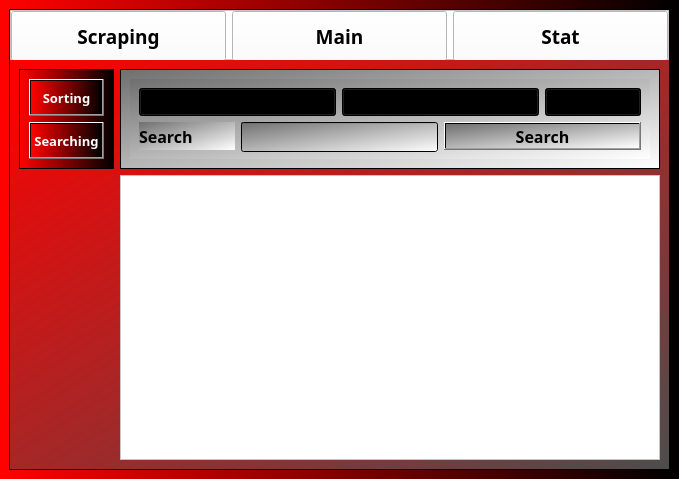
<?xml version="1.0" encoding="UTF-8"?>
<ui version="4.0">
 <class>MainWindow</class>
 <widget class="QMainWindow" name="MainWindow">
  <property name="geometry">
   <rect>
    <x>0</x>
    <y>0</y>
    <width>679</width>
    <height>479</height>
   </rect>
  </property>
  <property name="minimumSize">
   <size>
    <width>100</width>
    <height>200</height>
   </size>
  </property>
  <property name="font">
   <font>
    <family>JetBrains Mono NL SemiBold</family>
    <pointsize>12</pointsize>
    <weight>75</weight>
    <bold>true</bold>
   </font>
  </property>
  <property name="windowTitle">
   <string>TubeHarvest</string>
  </property>
  <property name="autoFillBackground">
   <bool>false</bool>
  </property>
  <property name="styleSheet">
   <string notr="true">background-color: qlineargradient(spread:pad, x1:0, y1:0, x2:1, y2:0, stop:0 rgba(255, 2, 0, 255), stop:1 rgba(0, 0, 0, 255));</string>
  </property>
  <property name="dockNestingEnabled">
   <bool>false</bool>
  </property>
  <widget class="QWidget" name="centralwidget">
   <layout class="QVBoxLayout" name="verticalLayout">
    <item>
     <widget class="QFrame" name="mainFrame">
      <property name="styleSheet">
       <string notr="true">background-color: qlineargradient(spread:pad, x1:0, y1:0, x2:1, y2:0, stop:0 rgba(255, 2, 0, 255), stop:1 rgba(0, 0, 0, 255));
border-color: rgb(0, 0, 0);</string>
      </property>
      <property name="frameShape">
       <enum>QFrame::StyledPanel</enum>
      </property>
      <property name="frameShadow">
       <enum>QFrame::Raised</enum>
      </property>
      <layout class="QVBoxLayout" name="verticalLayout_2" stretch="0,0">
       <property name="spacing">
        <number>0</number>
       </property>
       <property name="leftMargin">
        <number>0</number>
       </property>
       <property name="topMargin">
        <number>0</number>
       </property>
       <property name="rightMargin">
        <number>0</number>
       </property>
       <property name="bottomMargin">
        <number>0</number>
       </property>
       <item>
        <widget class="QFrame" name="Tabs">
         <property name="minimumSize">
          <size>
           <width>0</width>
           <height>0</height>
          </size>
         </property>
         <property name="maximumSize">
          <size>
           <width>16777215</width>
           <height>50</height>
          </size>
         </property>
         <property name="styleSheet">
          <string notr="true">color: qlineargradient(spread:pad, x1:0, y1:0, x2:1, y2:0, stop:0 rgba(255, 2, 0, 255), stop:1 rgba(0, 0, 0, 255));
background-color: rgb(255, 255, 255);</string>
         </property>
         <property name="frameShape">
          <enum>QFrame::StyledPanel</enum>
         </property>
         <property name="frameShadow">
          <enum>QFrame::Raised</enum>
         </property>
         <layout class="QHBoxLayout" name="horizontalLayout">
          <property name="leftMargin">
           <number>0</number>
          </property>
          <property name="topMargin">
           <number>0</number>
          </property>
          <property name="rightMargin">
           <number>0</number>
          </property>
          <property name="bottomMargin">
           <number>0</number>
          </property>
          <item alignment="Qt::AlignTop">
           <widget class="QPushButton" name="scraping_btn">
            <property name="minimumSize">
             <size>
              <width>0</width>
              <height>50</height>
             </size>
            </property>
            <property name="maximumSize">
             <size>
              <width>16777215</width>
              <height>100</height>
             </size>
            </property>
            <property name="font">
             <font>
              <family>JetBrains Mono SemiBold</family>
              <pointsize>14</pointsize>
              <weight>75</weight>
              <bold>true</bold>
             </font>
            </property>
            <property name="text">
             <string>Scraping</string>
            </property>
           </widget>
          </item>
          <item alignment="Qt::AlignTop">
           <widget class="QPushButton" name="main_btn">
            <property name="minimumSize">
             <size>
              <width>0</width>
              <height>50</height>
             </size>
            </property>
            <property name="maximumSize">
             <size>
              <width>16777215</width>
              <height>100</height>
             </size>
            </property>
            <property name="font">
             <font>
              <family>JetBrains Mono SemiBold</family>
              <pointsize>14</pointsize>
              <weight>75</weight>
              <bold>true</bold>
             </font>
            </property>
            <property name="text">
             <string>Main</string>
            </property>
           </widget>
          </item>
          <item alignment="Qt::AlignTop">
           <widget class="QPushButton" name="stat_btn">
            <property name="minimumSize">
             <size>
              <width>0</width>
              <height>50</height>
             </size>
            </property>
            <property name="maximumSize">
             <size>
              <width>16777215</width>
              <height>100</height>
             </size>
            </property>
            <property name="font">
             <font>
              <family>JetBrains Mono SemiBold</family>
              <pointsize>14</pointsize>
              <weight>75</weight>
              <bold>true</bold>
             </font>
            </property>
            <property name="text">
             <string>Stat</string>
            </property>
           </widget>
          </item>
         </layout>
        </widget>
       </item>
       <item>
        <widget class="QStackedWidget" name="stackedWidget">
         <property name="toolTip">
          <string>&lt;html&gt;&lt;head/&gt;&lt;body&gt;&lt;p&gt;&lt;img src=&quot;:/youtube/youtube.png&quot;/&gt;&lt;img src=&quot;:/youtube/youtube.png&quot;/&gt;&lt;/p&gt;&lt;/body&gt;&lt;/html&gt;</string>
         </property>
         <property name="styleSheet">
          <string notr="true"/>
         </property>
         <property name="currentIndex">
          <number>1</number>
         </property>
         <widget class="QWidget" name="logo">
          <layout class="QVBoxLayout" name="verticalLayout_9"/>
         </widget>
         <widget class="QWidget" name="central_main">
          <property name="styleSheet">
           <string notr="true">background-color: qlineargradient(spread:pad, x1:0, y1:0, x2:1, y2:1, stop:0 rgba(255, 0, 0, 255), stop:1 rgba(77, 77, 77, 255));</string>
          </property>
          <layout class="QGridLayout" name="gridLayout">
           <item row="1" column="1">
            <layout class="QVBoxLayout" name="verticalLayout_4">
             <item>
              <widget class="QTableView" name="tableView">
               <property name="minimumSize">
                <size>
                 <width>0</width>
                 <height>0</height>
                </size>
               </property>
               <property name="font">
                <font>
                 <family>JetBrains Mono NL SemiBold</family>
                 <pointsize>10</pointsize>
                 <weight>75</weight>
                 <bold>true</bold>
                </font>
               </property>
               <property name="styleSheet">
                <string notr="true">background: rgb(255, 255, 255)</string>
               </property>
              </widget>
             </item>
            </layout>
           </item>
           <item row="0" column="0">
            <widget class="QFrame" name="Side_panel">
             <property name="maximumSize">
              <size>
               <width>100</width>
               <height>16777215</height>
              </size>
             </property>
             <property name="styleSheet">
              <string notr="true">color: qlineargradient(spread:pad, x1:0, y1:0, x2:1, y2:0, stop:0 rgba(255, 2, 0, 255), stop:1 rgba(0, 0, 0, 255));
background-color: qlineargradient(spread:pad, x1:0, y1:0, x2:1, y2:0, stop:0 rgba(255, 2, 0, 255), stop:1 rgba(0, 0, 0, 255));</string>
             </property>
             <property name="frameShape">
              <enum>QFrame::StyledPanel</enum>
             </property>
             <property name="frameShadow">
              <enum>QFrame::Raised</enum>
             </property>
             <layout class="QVBoxLayout" name="verticalLayout_3">
              <item>
               <widget class="QPushButton" name="sorting_btn">
                <property name="maximumSize">
                 <size>
                  <width>16777215</width>
                  <height>100</height>
                 </size>
                </property>
                <property name="font">
                 <font>
                  <family>JetBrains Mono NL SemiBold</family>
                  <pointsize>10</pointsize>
                  <weight>75</weight>
                  <bold>true</bold>
                 </font>
                </property>
                <property name="styleSheet">
                 <string notr="true">color : rgb(255, 255, 255)</string>
                </property>
                <property name="text">
                 <string>Sorting</string>
                </property>
               </widget>
              </item>
              <item>
               <widget class="QPushButton" name="searching_btn">
                <property name="maximumSize">
                 <size>
                  <width>100</width>
                  <height>100</height>
                 </size>
                </property>
                <property name="font">
                 <font>
                  <family>JetBrains Mono NL SemiBold</family>
                  <pointsize>10</pointsize>
                  <weight>75</weight>
                  <bold>true</bold>
                 </font>
                </property>
                <property name="styleSheet">
                 <string notr="true">color : rgb(255, 255, 255)</string>
                </property>
                <property name="text">
                 <string>Searching</string>
                </property>
               </widget>
              </item>
             </layout>
            </widget>
           </item>
           <item row="0" column="1">
            <widget class="QFrame" name="Options">
             <property name="maximumSize">
              <size>
               <width>16777215</width>
               <height>100</height>
              </size>
             </property>
             <property name="styleSheet">
              <string notr="true">background-color: qlineargradient(spread:pad, x1:0, y1:0, x2:1, y2:1, stop:0 rgba(111, 111, 111, 255), stop:1 rgba(255, 255, 255, 255));</string>
             </property>
             <property name="frameShape">
              <enum>QFrame::StyledPanel</enum>
             </property>
             <property name="frameShadow">
              <enum>QFrame::Raised</enum>
             </property>
             <layout class="QVBoxLayout" name="verticalLayout_5">
              <item>
               <widget class="QStackedWidget" name="Options_stack">
                <property name="currentIndex">
                 <number>1</number>
                </property>
                <widget class="QWidget" name="sorting">
                 <layout class="QGridLayout" name="gridLayout_2">
                  <item row="0" column="0" colspan="2">
                   <widget class="QComboBox" name="column_cb">
                    <property name="font">
                     <font>
                      <family>JetBrains Mono NL SemiBold</family>
                      <pointsize>12</pointsize>
                      <weight>75</weight>
                      <bold>true</bold>
                     </font>
                    </property>
                    <item>
                     <property name="text">
                      <string>Links</string>
                     </property>
                    </item>
                    <item>
                     <property name="text">
                      <string>Channel</string>
                     </property>
                    </item>
                    <item>
                     <property name="text">
                      <string>Subscribers</string>
                     </property>
                    </item>
                    <item>
                     <property name="text">
                      <string>Title</string>
                     </property>
                    </item>
                    <item>
                     <property name="text">
                      <string>Likes</string>
                     </property>
                    </item>
                    <item>
                     <property name="text">
                      <string>Duration</string>
                     </property>
                    </item>
                    <item>
                     <property name="text">
                      <string>Views</string>
                     </property>
                    </item>
                    <item>
                     <property name="text">
                      <string>Comments</string>
                     </property>
                    </item>
                   </widget>
                  </item>
                  <item row="0" column="2" colspan="2">
                   <widget class="QComboBox" name="algorithm_cb">
                    <property name="minimumSize">
                     <size>
                      <width>300</width>
                      <height>0</height>
                     </size>
                    </property>
                    <property name="font">
                     <font>
                      <family>JetBrains Mono NL SemiBold</family>
                      <pointsize>12</pointsize>
                      <weight>75</weight>
                      <bold>true</bold>
                     </font>
                    </property>
                    <item>
                     <property name="text">
                      <string>Selection Sort</string>
                     </property>
                    </item>
                    <item>
                     <property name="text">
                      <string>Bubble Sort</string>
                     </property>
                    </item>
                    <item>
                     <property name="text">
                      <string>Insertion Sort</string>
                     </property>
                    </item>
                    <item>
                     <property name="text">
                      <string>Merge Sort</string>
                     </property>
                    </item>
                    <item>
                     <property name="text">
                      <string>HybridMerge Sort</string>
                     </property>
                    </item>
                    <item>
                     <property name="text">
                      <string>Quick Sort</string>
                     </property>
                    </item>
                    <item>
                     <property name="text">
                      <string>Heap Sort</string>
                     </property>
                    </item>
                    <item>
                     <property name="text">
                      <string>Brick Sort</string>
                     </property>
                    </item>
                    <item>
                     <property name="text">
                      <string>Counting Sort</string>
                     </property>
                    </item>
                    <item>
                     <property name="text">
                      <string>Radix Sort</string>
                     </property>
                    </item>
                    <item>
                     <property name="text">
                      <string>Bucket Sort</string>
                     </property>
                    </item>
                    <item>
                     <property name="text">
                      <string>PigeonHole Sort</string>
                     </property>
                    </item>
                    <item>
                     <property name="text">
                      <string>Bead Sort</string>
                     </property>
                    </item>
                   </widget>
                  </item>
                  <item row="0" column="4">
                   <widget class="QPushButton" name="lvl_btn">
                    <property name="font">
                     <font>
                      <family>JetBrains Mono NL SemiBold</family>
                      <pointsize>12</pointsize>
                      <weight>75</weight>
                      <bold>true</bold>
                     </font>
                    </property>
                    <property name="text">
                     <string>Select Level</string>
                    </property>
                   </widget>
                  </item>
                  <item row="1" column="0">
                   <widget class="QLabel" name="label_2">
                    <property name="font">
                     <font>
                      <family>JetBrains Mono NL SemiBold</family>
                      <pointsize>12</pointsize>
                      <weight>75</weight>
                      <bold>true</bold>
                     </font>
                    </property>
                    <property name="text">
                     <string>Time Taken</string>
                    </property>
                   </widget>
                  </item>
                  <item row="1" column="1" colspan="2">
                   <widget class="QLabel" name="time_lbl">
                    <property name="maximumSize">
                     <size>
                      <width>16777215</width>
                      <height>30</height>
                     </size>
                    </property>
                    <property name="font">
                     <font>
                      <family>JetBrains Mono NL SemiBold</family>
                      <pointsize>12</pointsize>
                      <weight>75</weight>
                      <bold>true</bold>
                     </font>
                    </property>
                    <property name="text">
                     <string/>
                    </property>
                   </widget>
                  </item>
                  <item row="1" column="3">
                   <widget class="QRadioButton" name="radioButton">
                    <property name="font">
                     <font>
                      <family>JetBrains Mono NL SemiBold</family>
                      <pointsize>12</pointsize>
                      <weight>75</weight>
                      <bold>true</bold>
                     </font>
                    </property>
                    <property name="text">
                     <string>Ascending</string>
                    </property>
                    <property name="checked">
                     <bool>true</bool>
                    </property>
                   </widget>
                  </item>
                  <item row="1" column="4">
                   <widget class="QRadioButton" name="radioButton_2">
                    <property name="font">
                     <font>
                      <family>JetBrains Mono NL SemiBold</family>
                      <pointsize>12</pointsize>
                      <weight>75</weight>
                      <bold>true</bold>
                     </font>
                    </property>
                    <property name="text">
                     <string>Descending</string>
                    </property>
                    <property name="checked">
                     <bool>false</bool>
                    </property>
                   </widget>
                  </item>
                 </layout>
                </widget>
                <widget class="QWidget" name="search">
                 <layout class="QGridLayout" name="gridLayout_3">
                  <item row="0" column="0" colspan="2">
                   <widget class="QComboBox" name="column_cb_2">
                    <property name="font">
                     <font>
                      <family>JetBrains Mono NL SemiBold</family>
                      <pointsize>12</pointsize>
                      <weight>75</weight>
                      <bold>true</bold>
                     </font>
                    </property>
                   </widget>
                  </item>
                  <item row="0" column="2" colspan="2">
                   <widget class="QComboBox" name="algorithm_cb_2">
                    <property name="font">
                     <font>
                      <family>JetBrains Mono NL SemiBold</family>
                      <pointsize>12</pointsize>
                      <weight>75</weight>
                      <bold>true</bold>
                     </font>
                    </property>
                   </widget>
                  </item>
                  <item row="0" column="4">
                   <widget class="QComboBox" name="filter_cb">
                    <property name="font">
                     <font>
                      <family>JetBrains Mono NL SemiBold</family>
                      <pointsize>12</pointsize>
                      <weight>75</weight>
                      <bold>true</bold>
                     </font>
                    </property>
                   </widget>
                  </item>
                  <item row="1" column="0">
                   <widget class="QLabel" name="label">
                    <property name="font">
                     <font>
                      <family>JetBrains Mono NL SemiBold</family>
                      <pointsize>12</pointsize>
                      <weight>75</weight>
                      <bold>true</bold>
                     </font>
                    </property>
                    <property name="text">
                     <string>Search</string>
                    </property>
                   </widget>
                  </item>
                  <item row="1" column="1" colspan="2">
                   <widget class="QLineEdit" name="search_tb">
                    <property name="minimumSize">
                     <size>
                      <width>35</width>
                      <height>30</height>
                     </size>
                    </property>
                    <property name="maximumSize">
                     <size>
                      <width>300</width>
                      <height>16777215</height>
                     </size>
                    </property>
                   </widget>
                  </item>
                  <item row="1" column="3" colspan="2">
                   <widget class="QPushButton" name="search_btn_2">
                    <property name="font">
                     <font>
                      <family>JetBrains Mono NL SemiBold</family>
                      <pointsize>12</pointsize>
                      <weight>75</weight>
                      <bold>true</bold>
                     </font>
                    </property>
                    <property name="text">
                     <string>Search</string>
                    </property>
                   </widget>
                  </item>
                 </layout>
                </widget>
               </widget>
              </item>
             </layout>
            </widget>
           </item>
          </layout>
         </widget>
         <widget class="QWidget" name="scraping">
          <layout class="QVBoxLayout" name="verticalLayout_6">
           <item>
            <layout class="QHBoxLayout" name="horizontalLayout_2">
             <item>
              <widget class="QPushButton" name="start_btn">
               <property name="minimumSize">
                <size>
                 <width>10</width>
                 <height>50</height>
                </size>
               </property>
               <property name="font">
                <font>
                 <family>JetBrains Mono NL SemiBold</family>
                 <pointsize>12</pointsize>
                 <weight>75</weight>
                 <bold>true</bold>
                </font>
               </property>
               <property name="styleSheet">
                <string notr="true">QPushButton {
border-radius: 10px;

background-color: qlineargradient(spread:pad, x1:0, y1:0, x2:1, y2:1, stop:0 rgba(111, 111, 111, 255), stop:1 rgba(255, 255, 255, 255));
        }

QPushButton:hover {
	color: red;
        }
QPushButton:pressed {
	color: red;
background-color:rgb(255, 255, 255)
        }
</string>
               </property>
               <property name="text">
                <string>Start</string>
               </property>
              </widget>
             </item>
             <item>
              <widget class="QPushButton" name="pause_btn">
               <property name="minimumSize">
                <size>
                 <width>10</width>
                 <height>50</height>
                </size>
               </property>
               <property name="font">
                <font>
                 <family>JetBrains Mono NL SemiBold</family>
                 <pointsize>12</pointsize>
                 <weight>75</weight>
                 <bold>true</bold>
                </font>
               </property>
               <property name="styleSheet">
                <string notr="true">QPushButton {
border-radius: 10px;

background-color: qlineargradient(spread:pad, x1:0, y1:0, x2:1, y2:1, stop:0 rgba(111, 111, 111, 255), stop:1 rgba(255, 255, 255, 255));
        }

QPushButton:hover {
	color: red;
        }
QPushButton:pressed {
	color: red;
background-color:rgb(255, 255, 255)
        }
</string>
               </property>
               <property name="text">
                <string>Pause</string>
               </property>
              </widget>
             </item>
             <item>
              <widget class="QPushButton" name="resume_btn">
               <property name="minimumSize">
                <size>
                 <width>10</width>
                 <height>50</height>
                </size>
               </property>
               <property name="font">
                <font>
                 <family>JetBrains Mono NL SemiBold</family>
                 <pointsize>12</pointsize>
                 <weight>75</weight>
                 <bold>true</bold>
                </font>
               </property>
               <property name="styleSheet">
                <string notr="true">QPushButton {
border-radius: 10px;

background-color: qlineargradient(spread:pad, x1:0, y1:0, x2:1, y2:1, stop:0 rgba(111, 111, 111, 255), stop:1 rgba(255, 255, 255, 255));
        }

QPushButton:hover {
	color: red;
        }
QPushButton:pressed {
	color: red;
background-color:rgb(255, 255, 255)
        }
</string>
               </property>
               <property name="text">
                <string>Resume</string>
               </property>
              </widget>
             </item>
             <item>
              <widget class="QPushButton" name="stop_btn">
               <property name="minimumSize">
                <size>
                 <width>10</width>
                 <height>50</height>
                </size>
               </property>
               <property name="font">
                <font>
                 <family>JetBrains Mono NL SemiBold</family>
                 <pointsize>12</pointsize>
                 <weight>75</weight>
                 <bold>true</bold>
                </font>
               </property>
               <property name="styleSheet">
                <string notr="true">QPushButton {
border-radius: 10px;

background-color: qlineargradient(spread:pad, x1:0, y1:0, x2:1, y2:1, stop:0 rgba(111, 111, 111, 255), stop:1 rgba(255, 255, 255, 255));
        }

QPushButton:hover {
	color: red;
        }
QPushButton:pressed {
	color: red;
background-color:rgb(255, 255, 255)
        }
</string>
               </property>
               <property name="text">
                <string>Stop</string>
               </property>
              </widget>
             </item>
            </layout>
           </item>
           <item>
            <widget class="QProgressBar" name="progressBar">
             <property name="minimumSize">
              <size>
               <width>0</width>
               <height>35</height>
              </size>
             </property>
             <property name="font">
              <font>
               <family>JetBrains Mono NL SemiBold</family>
               <pointsize>14</pointsize>
               <weight>75</weight>
               <bold>true</bold>
              </font>
             </property>
             <property name="styleSheet">
              <string notr="true">QProgressBar
{
border: solid grey;
border-radius: 10px;
color: #ff0000;
text-align : center;
background-color: rgb(0, 0, 0);
}
QProgressBar::chunk 
{
background-color: #888888;
border-radius :10px;
}  
</string>
             </property>
             <property name="value">
              <number>24</number>
             </property>
            </widget>
           </item>
          </layout>
         </widget>
         <widget class="QWidget" name="stat">
          <layout class="QVBoxLayout" name="verticalLayout_8">
           <item>
            <layout class="QVBoxLayout" name="verticalLayout_7">
             <property name="spacing">
              <number>0</number>
             </property>
             <item>
              <widget class="QLabel" name="label_3">
               <property name="maximumSize">
                <size>
                 <width>16777215</width>
                 <height>20</height>
                </size>
               </property>
               <property name="font">
                <font>
                 <family>JetBrains Mono SemiBold</family>
                 <pointsize>12</pointsize>
                 <weight>75</weight>
                 <bold>true</bold>
                </font>
               </property>
               <property name="text">
                <string>Enter URL1</string>
               </property>
              </widget>
             </item>
             <item>
              <widget class="QLineEdit" name="url1_tb">
               <property name="minimumSize">
                <size>
                 <width>0</width>
                 <height>35</height>
                </size>
               </property>
               <property name="font">
                <font>
                 <family>JetBrains Mono NL SemiBold</family>
                 <pointsize>12</pointsize>
                 <weight>75</weight>
                 <bold>true</bold>
                </font>
               </property>
              </widget>
             </item>
             <item>
              <widget class="QLabel" name="label_4">
               <property name="maximumSize">
                <size>
                 <width>16777215</width>
                 <height>20</height>
                </size>
               </property>
               <property name="font">
                <font>
                 <family>JetBrains Mono SemiBold</family>
                 <pointsize>12</pointsize>
                 <weight>75</weight>
                 <bold>true</bold>
                </font>
               </property>
               <property name="text">
                <string>Enter URL2</string>
               </property>
              </widget>
             </item>
             <item>
              <widget class="QLineEdit" name="url2_tb">
               <property name="minimumSize">
                <size>
                 <width>0</width>
                 <height>35</height>
                </size>
               </property>
               <property name="font">
                <font>
                 <family>JetBrains Mono NL SemiBold</family>
                 <pointsize>12</pointsize>
                 <weight>75</weight>
                 <bold>true</bold>
                </font>
               </property>
              </widget>
             </item>
            </layout>
           </item>
           <item>
            <widget class="QPushButton" name="stat_btn_2">
             <property name="minimumSize">
              <size>
               <width>150</width>
               <height>35</height>
              </size>
             </property>
             <property name="font">
              <font>
               <family>JetBrains Mono NL SemiBold</family>
               <pointsize>12</pointsize>
               <weight>75</weight>
               <bold>true</bold>
              </font>
             </property>
             <property name="styleSheet">
              <string notr="true">QPushButton {
border-radius: 10px;

background-color: qlineargradient(spread:pad, x1:0, y1:0, x2:1, y2:1, stop:0 rgba(111, 111, 111, 255), stop:1 rgba(255, 255, 255, 255));
        }

QPushButton:hover {
	color: red;
        }
QPushButton:pressed {
	color: red;
background-color:rgb(255, 255, 255)
        }
</string>
             </property>
             <property name="text">
              <string>Show Stat</string>
             </property>
            </widget>
           </item>
           <item>
            <layout class="QHBoxLayout" name="horizontalLayout_3"/>
           </item>
          </layout>
         </widget>
        </widget>
       </item>
      </layout>
     </widget>
    </item>
   </layout>
  </widget>
 </widget>
 <resources/>
 <connections/>
</ui>
